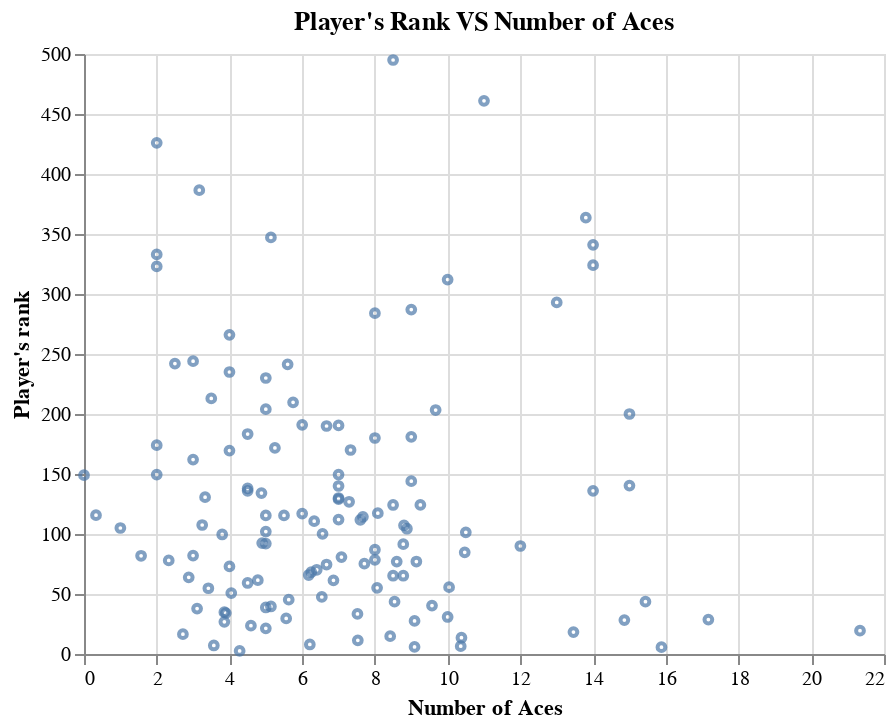

Write notebook code for a chart like this one.
### Markdown cell above
#### Visualizations:

Here is the relationship chart between the player's rank and our predictor variables.

### Code cell
tennis_chart_1st = (
    alt.Chart(tennis_train, title="Player's Rank VS Number of Aces")
    .mark_point(size=15)
    .encode(
        x=alt.X("w_ace", title="Number of Aces"),
        y=alt.Y("winner_rank", title="Player's rank", scale=alt.Scale(zero=False))
    )
)
tennis_chart_1st

### Figure 1 — Vega-Lite specification as saved in the notebook (floating-point values rounded to 4 significant figures; data arrays with more than 128 entries replaced by an {"elided": "..."} marker saying what was removed)
{"config": {"view": {"continuousWidth": 400, "continuousHeight": 300}}, "data": {"name": "data-db59c2d0818f9d1da370792bc90401e7"}, "mark": {"type": "point", "size": 15}, "encoding": {"x": {"field": "w_ace", "title": "Number of Aces", "type": "quantitative"}, "y": {"field": "winner_rank", "scale": {"zero": false}, "title": "Player's rank", "type": "quantitative"}}, "title": "Player's Rank VS Number of Aces", "$schema": "https://vega.github.io/schema/vega-lite/v4.17.0.json", "datasets": {"data-db59c2d0818f9d1da370792bc90401e7": {"elided": "129 records"}}}
